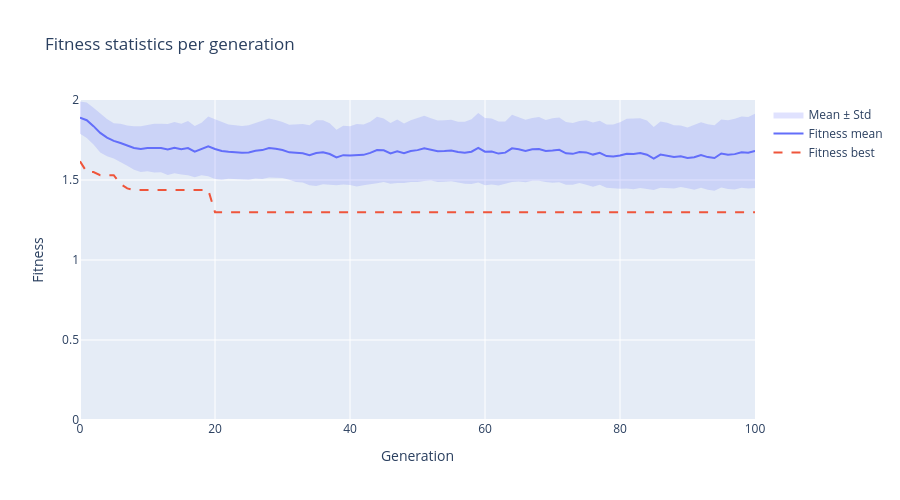

Notebook code for this chart:
### Code cell
get_fitness_per_df(data, y_min=0)
